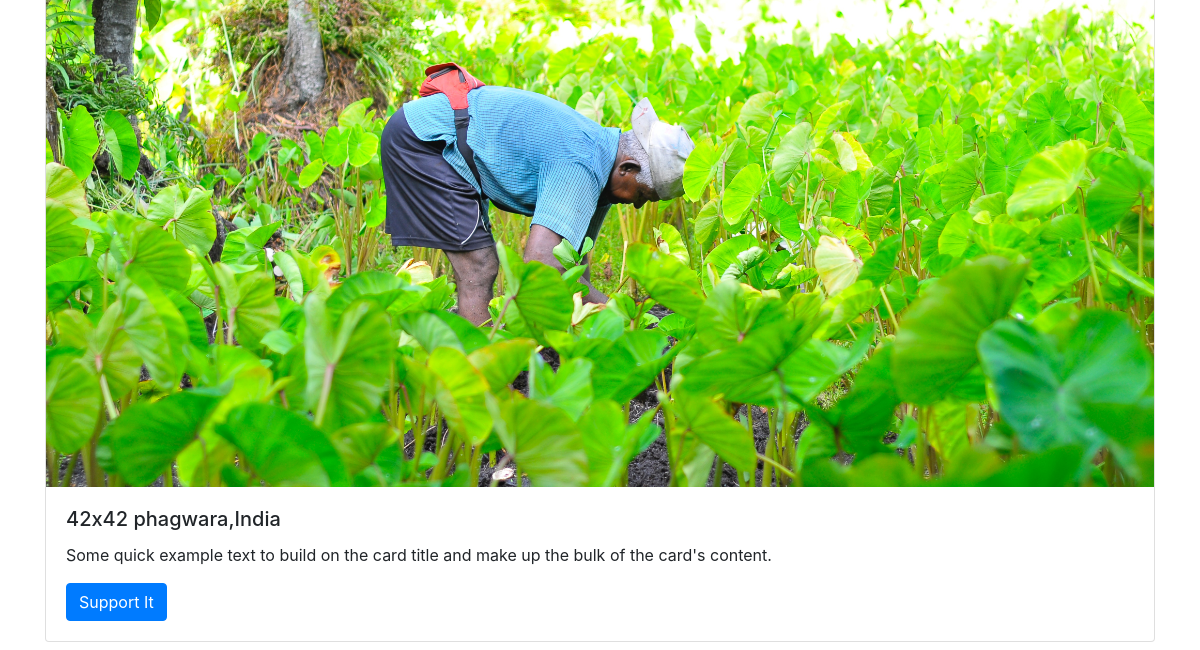
Page /land (lower part) on the earlier database version.
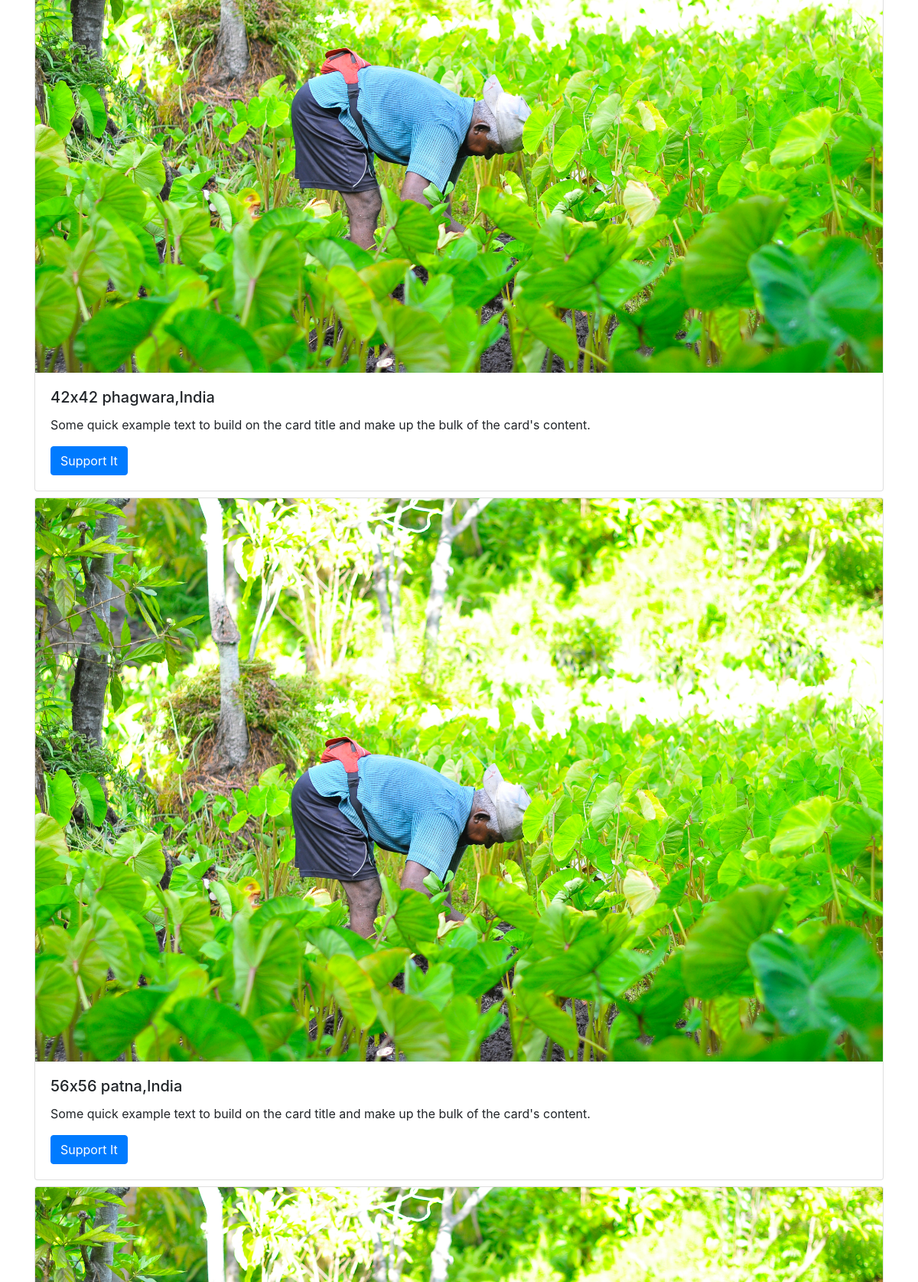
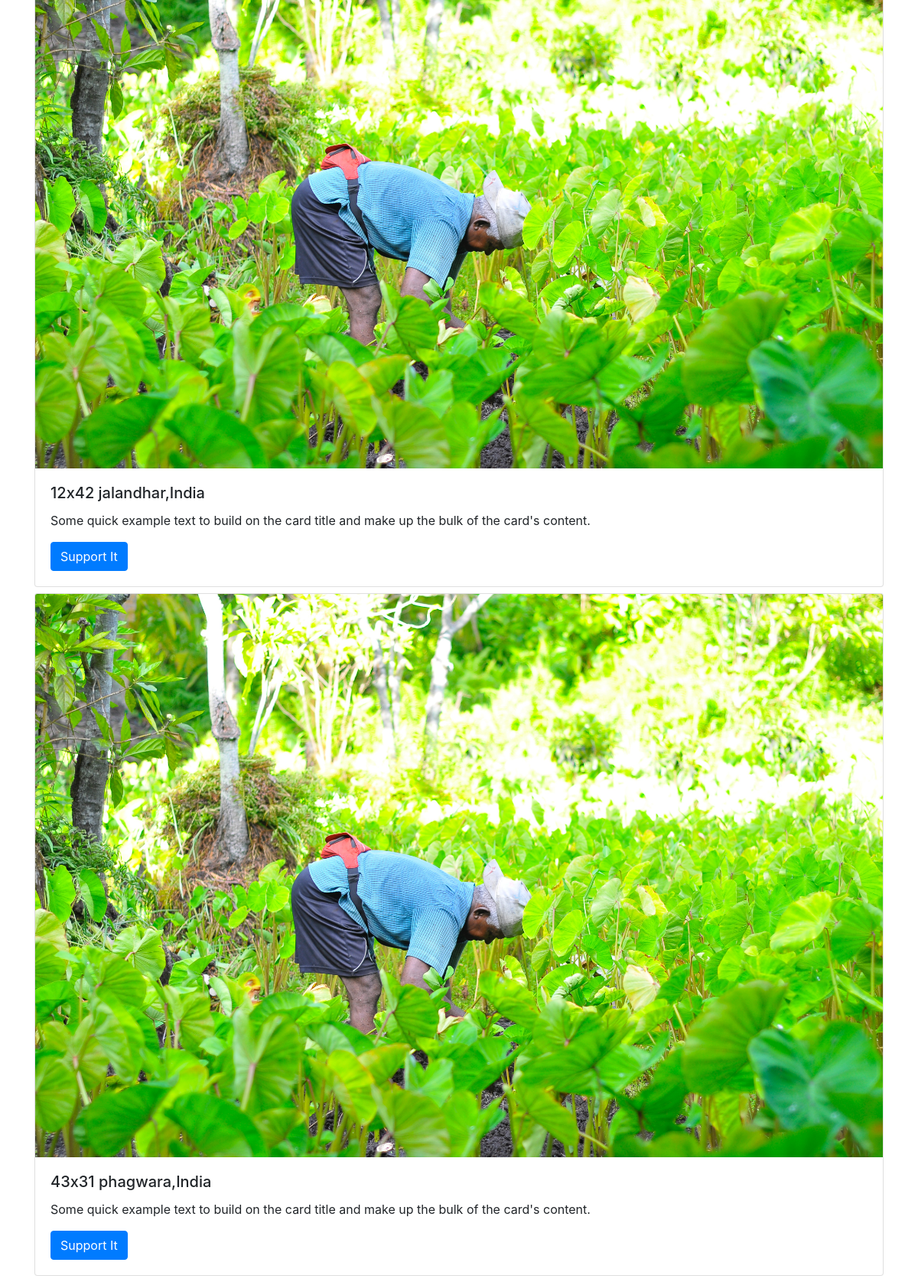
Same page on the later database version (2 pictures, top to bottom).
### farmer/models.py (models this page shows)
class Land(models.Model):
    length = models.IntegerField(null=False)
    width = models.IntegerField(null=False)
    owner = models.ForeignKey(User,on_delete=models.CASCADE)
    address = models.TextField(null=False)
    city = models.TextField(null=False)
    state = models.TextField(null=False)
    image = models.ImageField(upload_to="img/")

### farmer/views.py (the view)
# urls.py: path('land', views.land, name="land"),
def land(request):
    lands = Land.objects.all()
    context = {
        'lands':lands
    }
    return render(request,"farmer/lands.html",context)

### templates/farmer/lands.html (shortened to what this page needs)
{% extends 'main/base.html' %}
{% load static %}
{% block main %}
{% for land in lands%}
<div class="container my-2">
        <div class="card d-flex align-content-start flex-wrap">
            <img class="card-img-top" src="{% static 'img/bg.jpg'%}" alt="Card image cap">
            <div class="card-body">
                <h5 class="card-title">{{land.length}}x{{land.width}} {{land.city}},India</h5>
                <p class="card-text">Some quick example text to build on the card title and make up the bulk of the card's content.</p>
                <a href="#" class="btn btn-primary">Support It</a>
            </div>
        </div>
</div>
{% endfor %}
{% endblock main %}

### templates/main/base.html (shortened to what this page needs)
{% load static %}
<!doctype html>
<html lang="en">
<head>
    <link rel="stylesheet" href="https://stackpath.bootstrapcdn.com/bootstrap/4.4.1/css/bootstrap.min.css">
</head>
<body>
    {% block main %}
    {% endblock main %}
</body>
</html>

Differences in the rows shown:
added Land: length "56", width "56", city "patna"
added Land: length "12", width "42", city "jalandhar"
added Land: length "43", width "31", city "phagwara"
